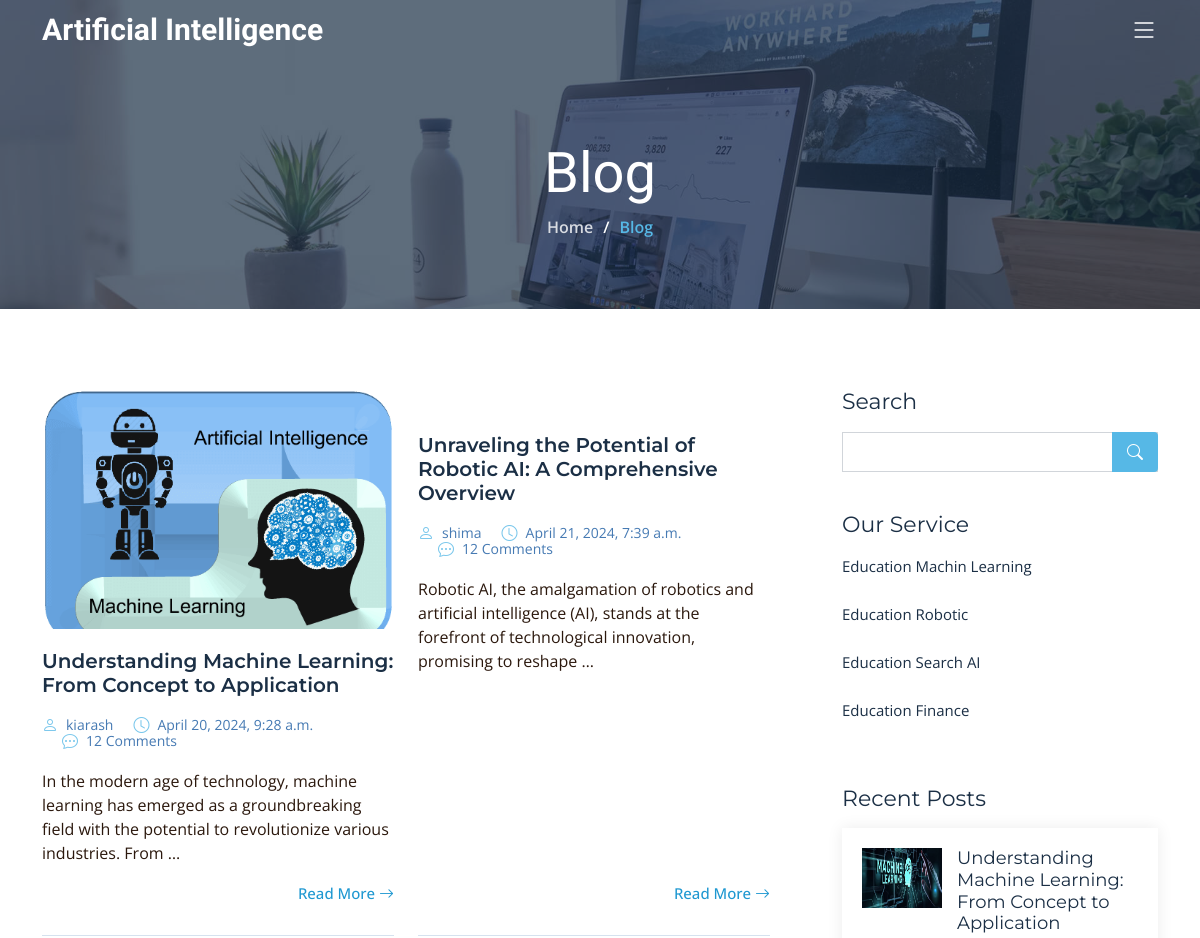
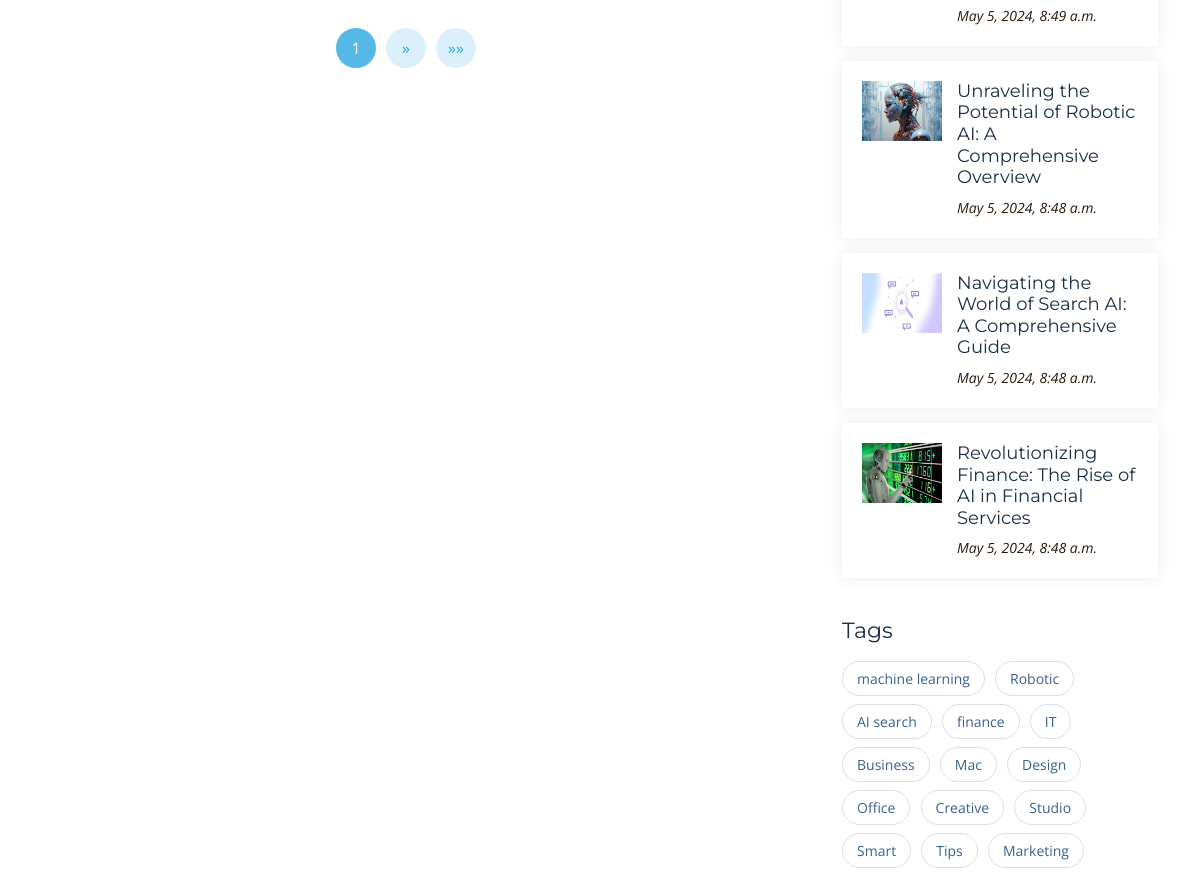
Page /blog/ on the earlier database version (2 pictures, top to bottom).
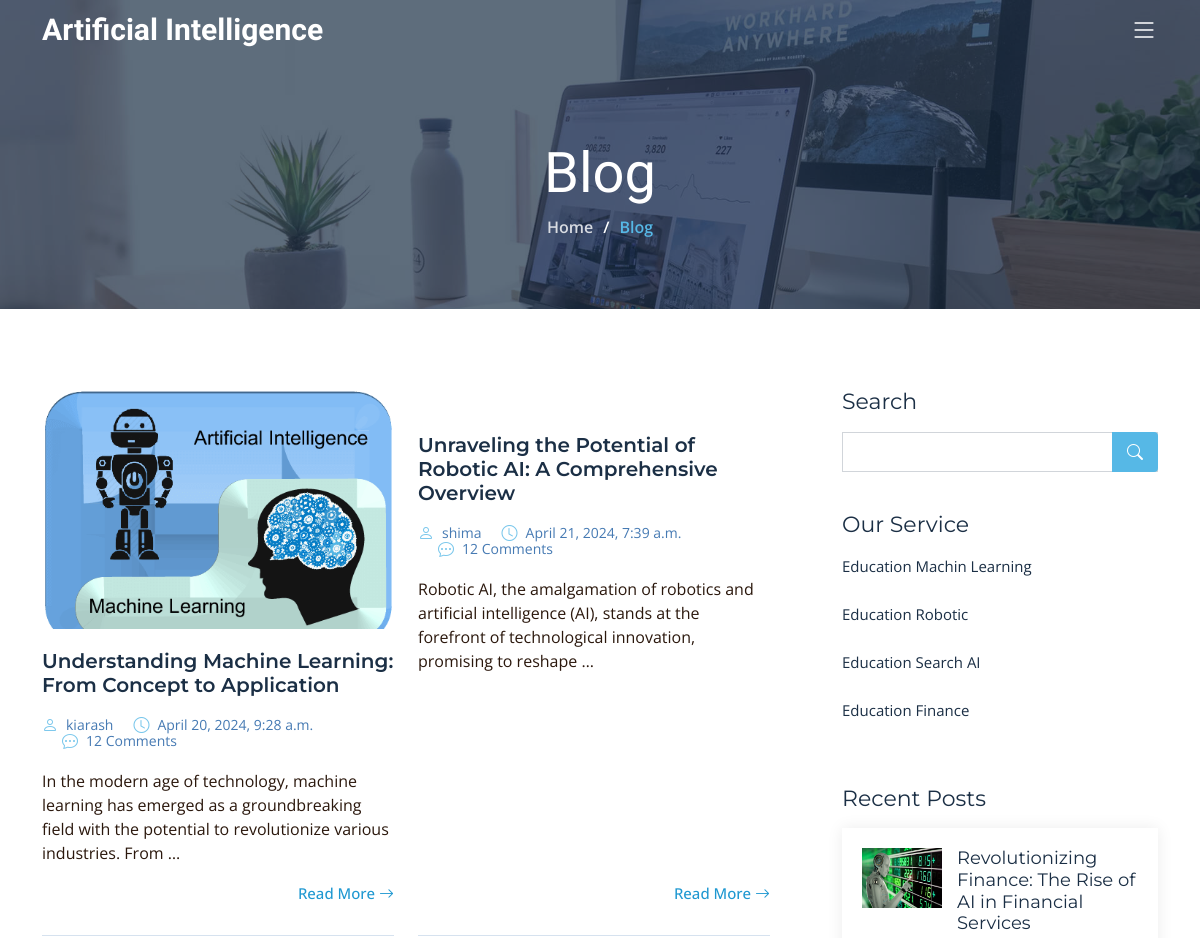
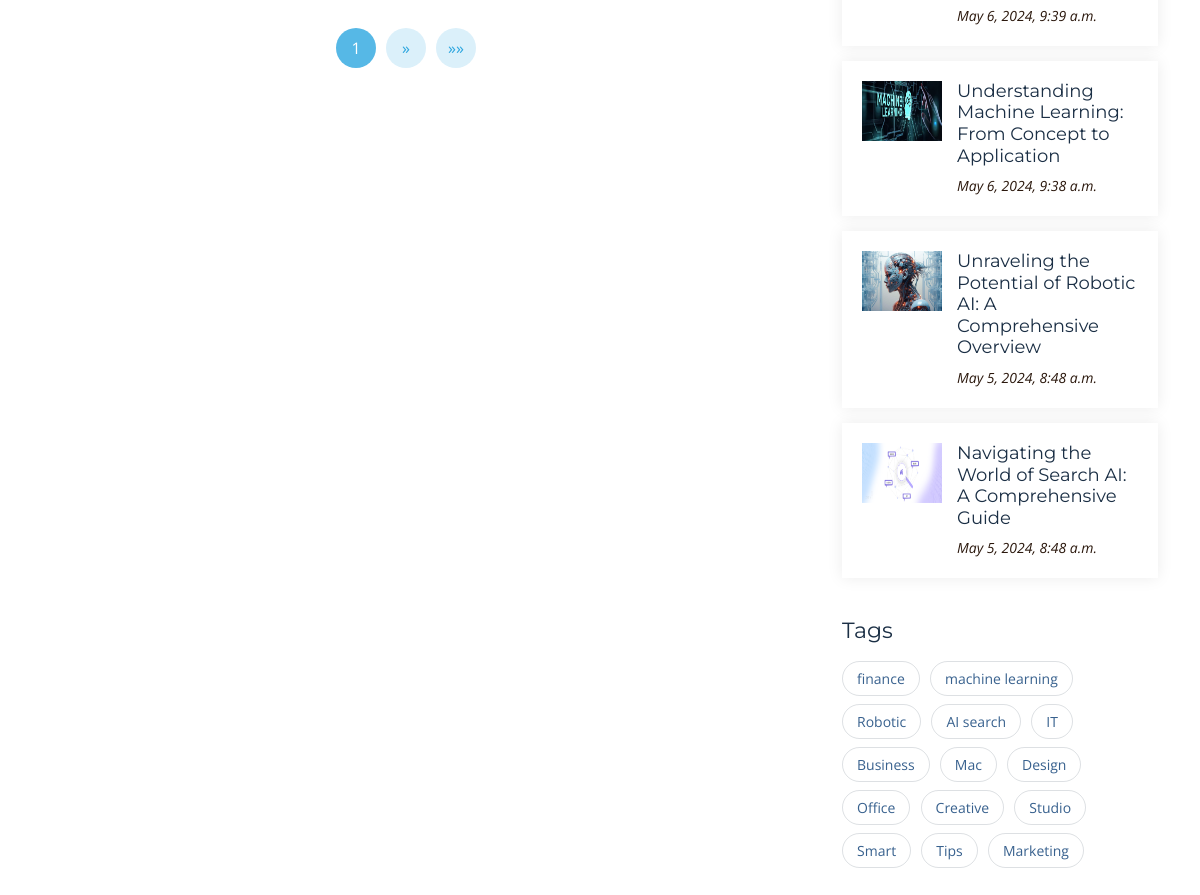
Same page on the later database version (2 pictures, top to bottom).
### blog/models.py (models this page shows, shortened)
class Article(models.Model):
    author = models.ForeignKey(User, on_delete=models.CASCADE)
    title = models.CharField(max_length=100)
    description = models.TextField()
    image = models.ImageField(upload_to='images/blogs')
    image_list = models.ImageField(upload_to='images/blogs', blank=True, null=True)
    slug = models.SlugField(unique=True)
    created_at = models.DateTimeField(auto_now_add=True)
    updated_at = models.DateTimeField(auto_now=True)
    short_name = models.CharField(max_length=25, blank=True, null=True)

### home/models.py (models this page shows, shortened)
class OurService(models.Model):
    title = models.CharField(max_length=100)
    description = models.TextField()
    date = models.DateTimeField(auto_now_add=True)
    image = models.ImageField(upload_to='home/services/image', blank=True, null=True)

### blog/views.py (the view)
class BlogClassView(ListView):
    model = Article
    template_name = 'blog.html'
    paginate_by = 2

### context_processors/contex_processors.py (called while the page is built)
def recent_articles(request):
    recent_articles = Article.objects.order_by('-updated_at')
    our_service = OurService.objects.all()
    return {'recent_article': recent_articles, 'our_service': our_service}

### templates/blog.html (shortened to what the changed rows need)
{% extends 'base.html' %}
{% load static %}
{% block contact %}
    <main id="main">
        <div class="breadcrumbs d-flex align-items-center"
             style="background-image: url('{% static 'assets/img/blog-header.jpg' %}');">
            <div class="container position-relative d-flex flex-column align-items-center">
                <h2>Blog</h2>
            </div>
        </div>
        <section id="blog" class="blog">
            <div class="container" data-aos="fade-up">
                <div class="row g-5">
                    <div class="col-lg-8" data-aos="fade-up" data-aos-delay="200">
                        <div class="row gy-5 posts-list">
                            {% for object in object_list %}
                                <div class="col-lg-6">
                                    <article class="d-flex flex-column">
                                        <div class="post-img">
                                            <img style="max-width: 100%  ; height: auto "
                                                 src="{{ object.image_list.url }}" alt="" class="">
                                        </div>
                                        <h2 class="title">
                                            <a href="{% url 'blog-app:detail-page-blog' object.slug %}">{{ object.title }}</a>
                                        </h2>
                                        <div class="meta-top">
                                            <ul>
                                                <li class="d-flex align-items-center"><i class="bi bi-person"></i> <a
                                                        href="blog-details.html">{{ object.author }}</a></li>
                                                <li class="d-flex align-items-center"><i class="bi bi-clock"></i> <a
                                                        href="blog-details.html">
                                                    <time datetime="2022-01-01">{{ object.created_at }}</time>
                                                </a></li>
                                                <li class="d-flex align-items-center"><i class="bi bi-chat-dots"></i> <a
                                                        href="blog-details.html">12 Comments</a></li>
                                            </ul>
                                        </div>
                                        <div class="content">
                                            <p>
                                                {{ object.description|truncatechars:150 }}
                                            </p>
                                        </div>
                                        <div class="read-more mt-auto align-self-end">
                                            <a href="{% url 'blog-app:detail-page-blog' object.slug %}">Read More <i
                                                    class="bi bi-arrow-right"></i></a>
                                        </div>
                                    </article>
                                </div>
                            {% endfor %}
                        </div>
                    </div>
                    {% include 'includes/sidebar.html' %}
                </div>
            </div>
        </section>
    </main>
{% endblock %}

### templates/includes/sidebar.html
{% load static %}
<div class="col-lg-4" data-aos="fade-up" data-aos-delay="400">
    <div class="sidebar ps-lg-4">
        <div class="sidebar-item search-form">
            <h3 class="sidebar-title">Search</h3>
            <form action="{% url 'blog-app:search' %}" class="mt-3">
                <input type="text" name="q" autocomplete="on">
                <button type="submit"><i class="bi bi-search"></i></button>
            </form>
        </div>
        <div class="sidebar-item categories">
            <h3 class="sidebar-title">Our Service</h3>
            <ul class="mt-3">
                {% for our_ in our_service %}
                    <li><a href="{% url 'home_app:index' %}">{{ our_.title }} <span></span></a></li>
                    <br>
                {% endfor %}
            </ul>
        </div>
        <div class="sidebar-item recent-posts">
            <h3 class="sidebar-title">Recent Posts</h3>
            <div class="mt-3">
                {% for recent in recent_article %}
                    <div class="post-item">
                        <img style="width: 80px ; height: 60px" src="{{ recent.image.url }}" alt=""
                             class="flex-shrink-0">
                        <div>
                            <h4><a href="{% url 'blog-app:detail-page-blog' recent.slug %}">{{ recent.title }}</a></h4>
                            <time datetime="2020-01-01">{{ recent.updated_at }}</time>
                        </div>
                    </div>
                {% endfor %}
            </div>
        </div>
        <div class="sidebar-item tags">
            <h3 class="sidebar-title">Tags</h3>
            <ul class="mt-3">
                {% for recent_article in recent_article %}
                	<li><a href="{% url 'blog-app:detail-page-blog' recent_article.slug %}">{{ recent_article.short_name }}</a></li>
                {% endfor %}
                <li><a href="#">IT</a></li>
                <li><a href="#">Business</a></li>
                <li><a href="#">Mac</a></li>
                <li><a href="#">Design</a></li>
                <li><a href="#">Office</a></li>
                <li><a href="#">Creative</a></li>
                <li><a href="#">Studio</a></li>
                <li><a href="#">Smart</a></li>
                <li><a href="#">Tips</a></li>
                <li><a href="#">Marketing</a></li>
            </ul>
        </div>
    </div>
</div>

Differences in the rows shown:
changed Article "Understanding Machine Learning: From Concept to Application": updated_at "May 5, 2024, 8:49 a.m." → "May 6, 2024, 9:38 a.m."
changed Article "Revolutionizing Finance: The Rise of AI in Financial Services": updated_at "May 5, 2024, 8:48 a.m." → "May 6, 2024, 9:39 a.m."; moves up the list
